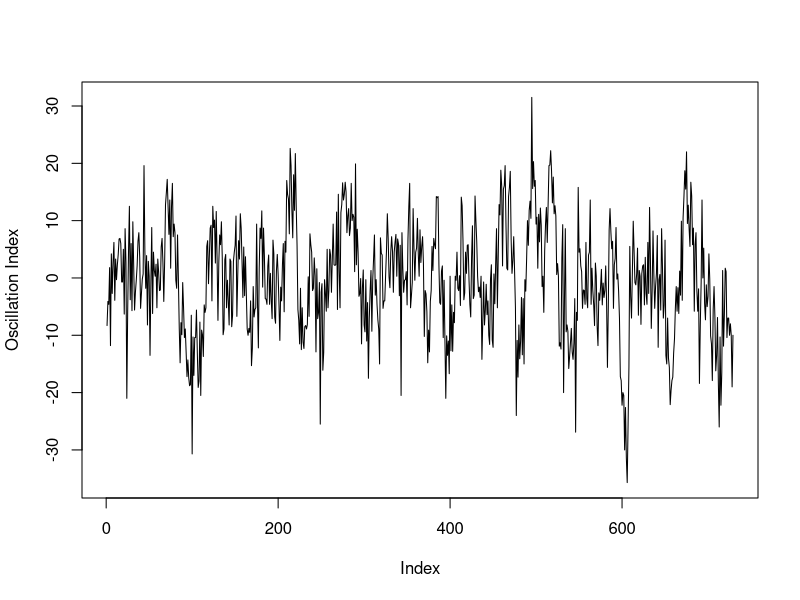
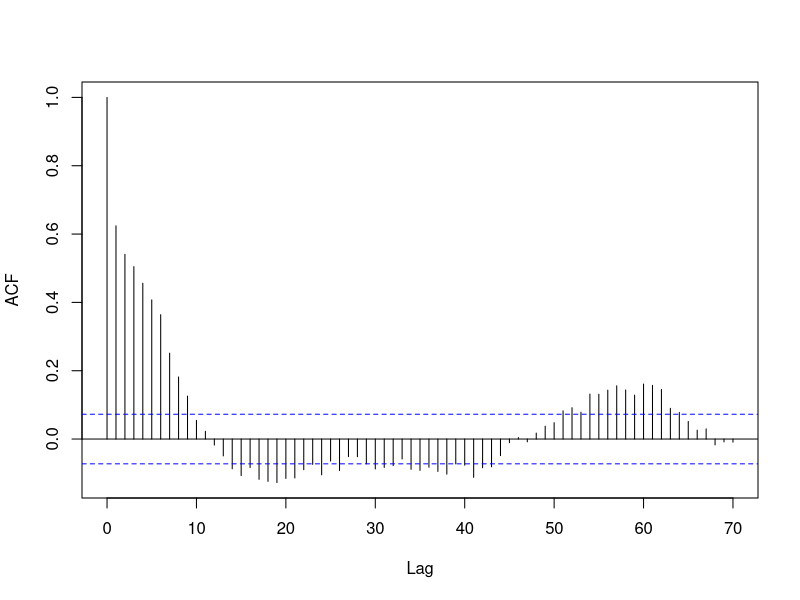
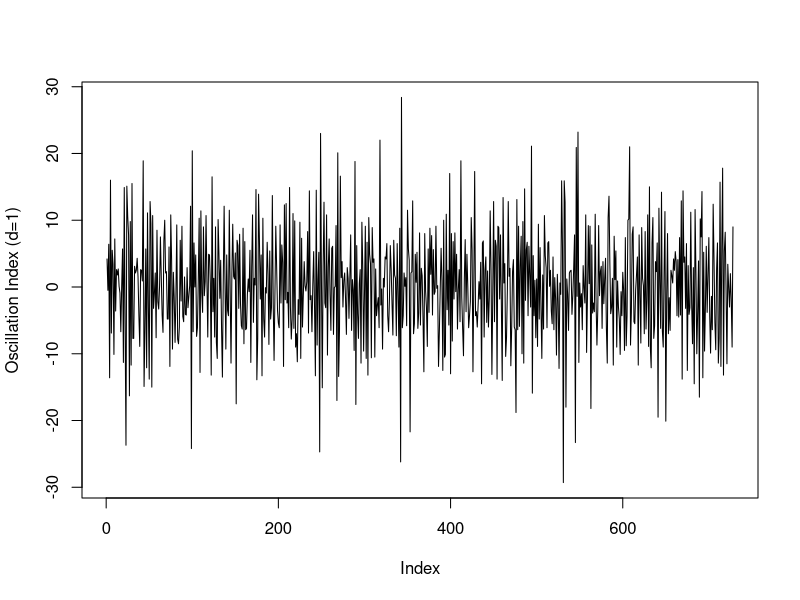
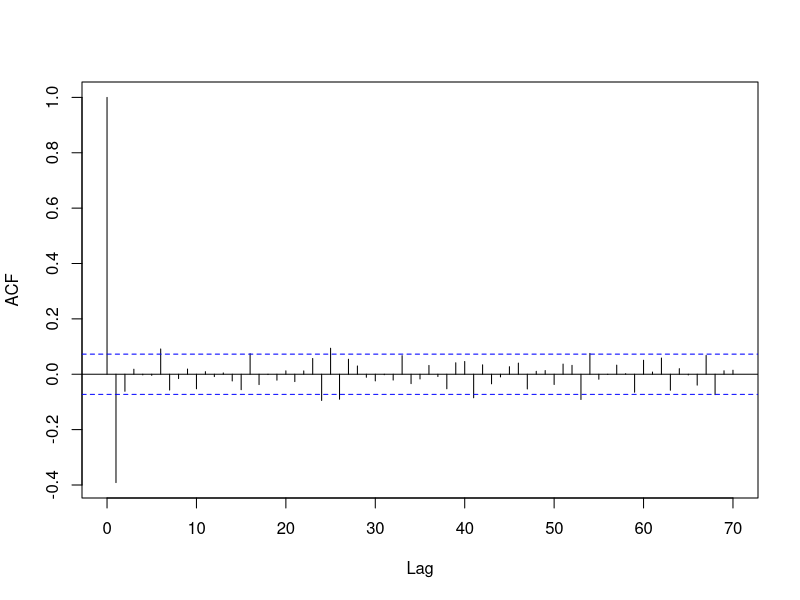
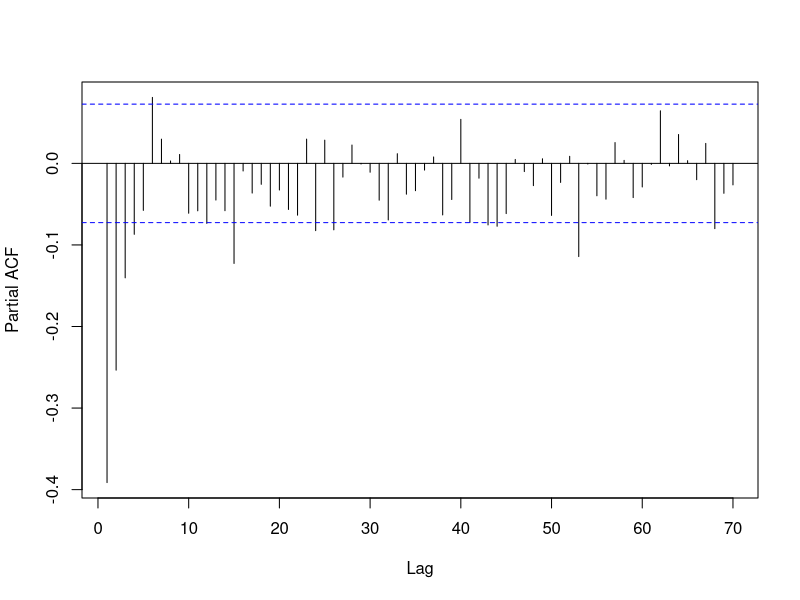

R code for these plots, in order:
## ---- chunk 1
volume = trees$Volume
height = trees$Height
girth = trees$Girth
m1 = nls(volume~beta0*girth^beta1*height^beta2,start=list(beta0=1,beta1=2,beta2=1))
summary(m1)
## ---- chunk 2
x=read.table("data/OscillationIndex.txt",header=TRUE)
x$Index
plot(x$Index,type="l",ylab="Oscillation Index")
## ---- chunk 3
acf(x$Index,lag.max=70,main="")
## ---- chunk 4
plot(diff(x$Index),type="l",ylab="Oscillation Index (d=1)")
acf(diff(x$Index),lag.max=70,main="")
## ---- chunk 5
pacf(diff(x$Index),lag.max=70,main="")
## ---- chunk 6
arima(x$Index,order=c(0,1,1))
